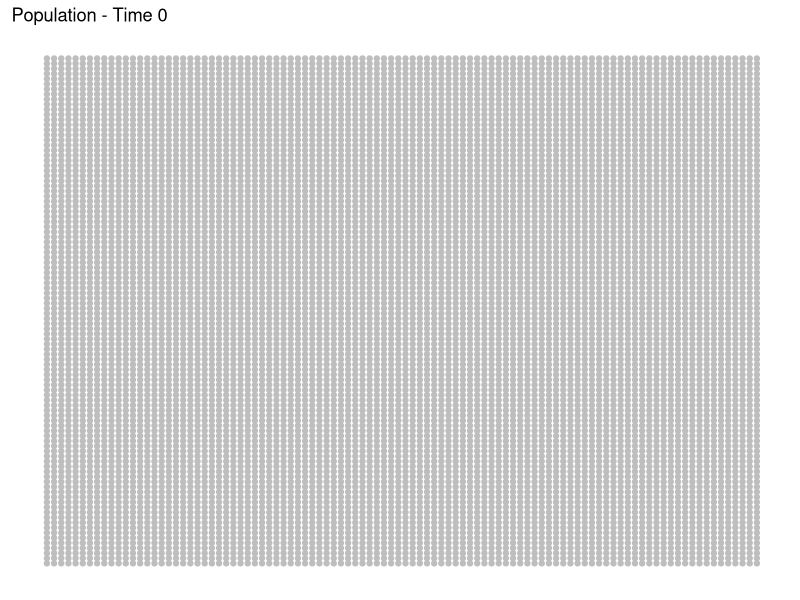
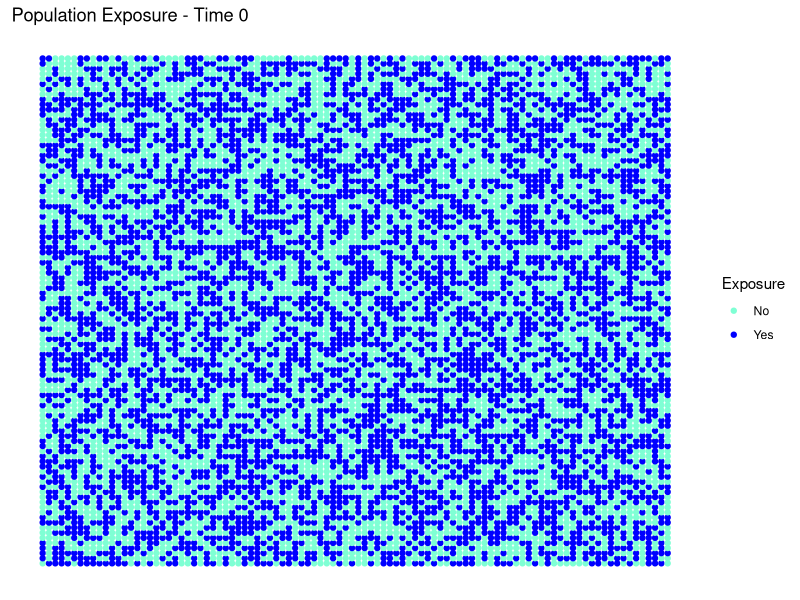
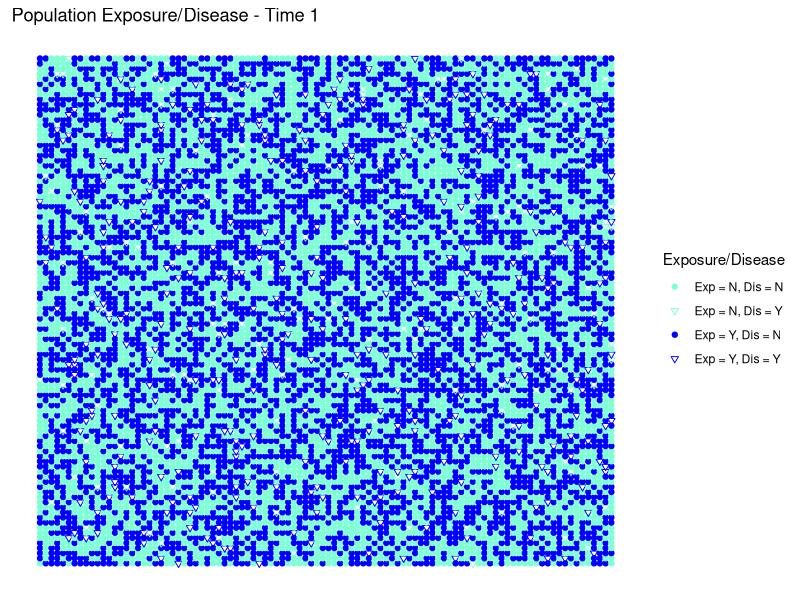
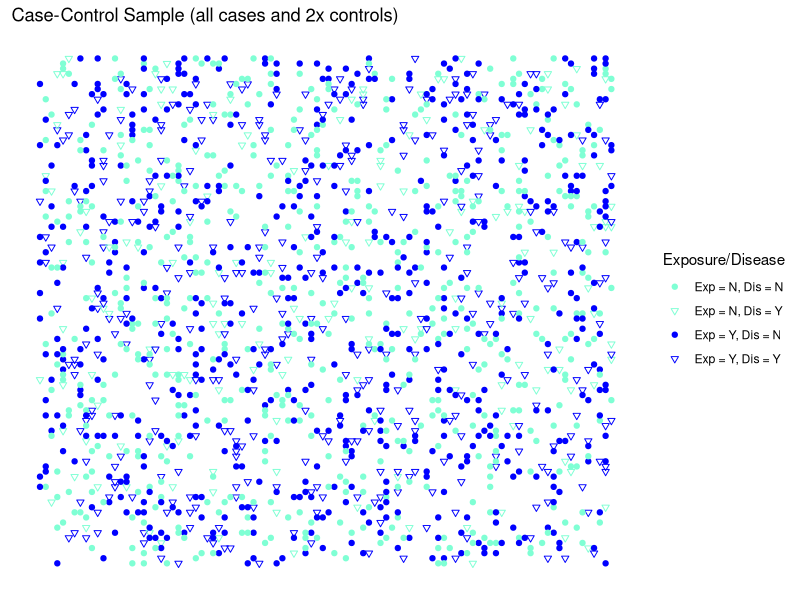

R code for these plots, in order:
## ---- chunk 1
# tidyverse package contains dplyr and ggplot packages 
library(tidyverse) 
# broom package allows for easy output of coefficients from models
library(broom)
# setting a seed for simulations so they turn out the same each time
set.seed(987)
## ---- chunk 2
# simulation population data ----
pop_data <- data_frame(x = rep(seq(from = 1, to = 100, by =1), 100)) %>% 
  arrange(x) %>%  # sort x by ascending values
  cbind(y = rep(seq(from = 1, to = 100, by =1), 100)) 
## ---- chunk 3
# plot of population at time 0 ----
ggplot(pop_data, aes(x=x, y=y)) +
  geom_point(color = "grey") +
  # title at time 0
  ggtitle("Population - Time 0") +
  theme(panel.background = element_rect("white"),
        axis.line = element_blank(),
        axis.text = element_blank(),
        axis.title = element_blank(),
        axis.ticks = element_blank())

## ---- chunk 4
pop_data <- pop_data %>% 
  # create randomly assigned proportion of disease
  mutate(exposure = rbinom(10000, size = 1, prob = 0.5),
         exp_yn = ifelse(exposure == 1, "Yes", "No"))
## ---- chunk 5
# cross tabs of exposure
xtabs(~ exp_yn, pop_data) 
# proportion of exposed in source pop
mean(pop_data$exposure) 
## ---- chunk 6
# plot of exposure at time 0 ----
ggplot(pop_data, aes(x=x, y=y, color = exp_yn)) +
  geom_point() +
  scale_color_manual(guide = guide_legend("Exposure"), 
                     values = c("aquamarine1", "blue")) +
  # title at time 0
  ggtitle("Population Exposure - Time 0") +
  theme(panel.background = element_rect("white"),
        axis.line = element_blank(),
        axis.text = element_blank(),
        axis.title = element_blank(),
        axis.ticks = element_blank())
## ---- chunk 7
# finding the formula of the baseline disease probability I want
#1/(1+exp(-(-3.6 + 0.69))) 
# logit relationship between dis and exp
logit_form = -3.33 + 0.69*pop_data$exposure # linear combination with a bias
# define probability of disease given formula
pr = 1/(1+exp(-logit_form))   

# simulate disease
pop_data <- pop_data %>% 
  cbind(disease = rbinom(10000, size = 1, prob = pr)) %>% 
  mutate(dis_yn = ifelse(disease == 1, "Yes", "No"),
         # make 4 category exposure/disease variable
         exp_dis = as.factor(
                   ifelse(exposure == 0 & disease == 0, "Exp = N, Dis = N",
                   ifelse(exposure == 0 & disease == 1, "Exp = N, Dis = Y",
                   ifelse(exposure == 1 & disease == 0, "Exp = Y, Dis = N",
                   ifelse(exposure == 1 & disease == 1, "Exp = Y, Dis = Y", 
                          NA))))))

## ---- chunk 8
# check to make sure disease in population is around ~5%
mean(pop_data$disease) 
# 2x2 table
pop_tab <- xtabs(~exp_yn + dis_yn, pop_data)
pop_tab
# exposure proportion given disease
prop.table(pop_tab, 2)
## ---- chunk 9
# plot of population exposure/disease 
ggplot(pop_data, aes(x=x, y=y, color = exp_dis, shape = exp_dis)) +
  geom_point() +
  scale_color_manual(guide = guide_legend("Exposure/Disease"), 
                     values = c("aquamarine1", "aquamarine1", "blue", "blue")) +
  # custom shape
  scale_shape_manual(guide = guide_legend("Exposure/Disease"), 
                     values = c(19, 25, 19, 25)) + 
  # title at time 0
  ggtitle("Population Exposure/Disease - Time 1") +
  theme(panel.background = element_rect("white"),
        axis.line = element_blank(),
        axis.text = element_blank(),
        axis.title = element_blank(),
        axis.ticks = element_blank())
## ---- chunk 10
# risk ratio
risk_ratio <- (370/(370+4664))/(203/(203+4763)) 
risk_ratio

# risk difference
risk_diff <- (370/(370+4664))-(203/(203+4763)) 
risk_diff

# odds ratio
odds_ratio <- (370/4664)/(203/4763)
odds_ratio

## ---- chunk 11
# output the cases
all_cases_data <- pop_data %>% 
  filter(disease == 1) 

# pick double the controls
sample_control_data <- pop_data %>% 
  filter(disease == 0) %>% 
  sample_n(2*573)

# row bind the two dataframes together
case_control_data1 <- bind_rows(all_cases_data, sample_control_data)
## ---- chunk 12
# plot of population exposure/disease 
ggplot(case_control_data1, aes(x=x, y=y, color = exp_dis, shape = exp_dis)) +
  geom_point() +
  scale_color_manual(guide = guide_legend("Exposure/Disease"), 
                     values = c("aquamarine1", "aquamarine1", "blue", "blue")) +
  # custom shape
  scale_shape_manual(guide = guide_legend("Exposure/Disease"), 
                     values = c(19, 25, 19, 25)) + 
  # title at time 0
  ggtitle("Case-Control Sample (all cases and 2x controls)") +
  theme(panel.background = element_rect("white"),
        axis.line = element_blank(),
        axis.text = element_blank(),
        axis.title = element_blank(),
        axis.ticks = element_blank())
## ---- chunk 13
# cross tabs of exposure
cc_tab1 <- xtabs(~ exp_yn + dis_yn, case_control_data1) 
cc_tab1
# proportion of exposure, given disease
prop.table(cc_tab1, 2)

## ---- chunk 14
# dataframe of odds ratio
cc_or_mod <- tidy(glm(disease ~ exposure, data = case_control_data1,
             family = "binomial"(link="logit")))

odds_ratio <- round(exp(cc_or_mod[2, 2]),2)
lower_bound <- round(exp(cc_or_mod[2, 2] - (1.96*cc_or_mod[2,3])),2)
upper_bound <- round(exp(cc_or_mod[2, 2] + (1.96*cc_or_mod[2,3])),2)

cc_odds_ratio <- c(odds_ratio, lower_bound, upper_bound)
cc_odds_ratio
